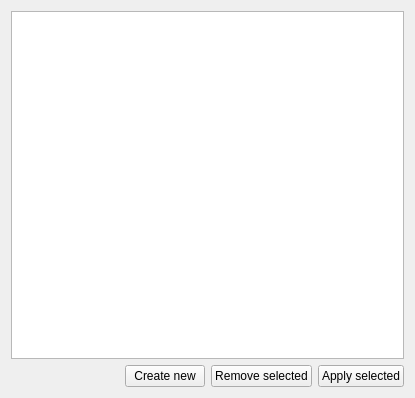
<?xml version="1.0" encoding="UTF-8"?>
<ui version="4.0">
 <class>StashesWidget</class>
 <widget class="QWidget" name="StashesWidget">
  <property name="geometry">
   <rect>
    <x>0</x>
    <y>0</y>
    <width>415</width>
    <height>398</height>
   </rect>
  </property>
  <property name="windowTitle">
   <string>Stashes</string>
  </property>
  <property name="windowIcon">
   <iconset theme="git-stash">
    <normaloff>.</normaloff>.</iconset>
  </property>
  <layout class="QVBoxLayout" name="verticalLayout">
   <item>
    <widget class="QTreeView" name="treeView">
     <property name="contextMenuPolicy">
      <enum>Qt::CustomContextMenu</enum>
     </property>
     <property name="editTriggers">
      <set>QAbstractItemView::NoEditTriggers</set>
     </property>
    </widget>
   </item>
   <item>
    <layout class="QHBoxLayout" name="horizontalLayout_5">
     <item>
      <spacer name="horizontalSpacer_4">
       <property name="orientation">
        <enum>Qt::Horizontal</enum>
       </property>
       <property name="sizeHint" stdset="0">
        <size>
         <width>40</width>
         <height>20</height>
        </size>
       </property>
      </spacer>
     </item>
     <item>
      <widget class="PushButton" name="pushButtonCreateNew">
       <property name="whatsThis">
        <string>&lt;html&gt;&lt;head/&gt;&lt;body&gt;&lt;p&gt;Save your local modifications to a new stash entry and roll them back to HEAD (in the working tree and in the index). The part is optional and gives the description along with the stashed state.&lt;/p&gt;&lt;p&gt;&lt;br/&gt;&lt;/p&gt;&lt;p&gt;&lt;a href=&quot;https://git-scm.com/docs/git-stash#Documentation/git-stash.txt-push-p--patch-k--no-keep-index-u--include-untracked-a--all-q--quiet-m--messageltmessagegt--pathspec-from-fileltfilegt--pathspec-file-nul--ltpathspecgt82308203&quot;&gt;&lt;span style=&quot; text-decoration: underline; color:#2980b9;&quot;&gt;More informations...&lt;/span&gt;&lt;/a&gt;&lt;/p&gt;&lt;/body&gt;&lt;/html&gt;</string>
       </property>
       <property name="text">
        <string>Create new</string>
       </property>
      </widget>
     </item>
     <item>
      <widget class="PushButton" name="pushButtonRemoveSelected">
       <property name="text">
        <string>Remove selected</string>
       </property>
      </widget>
     </item>
     <item>
      <widget class="PushButton" name="pushButtonApply">
       <property name="whatsThis">
        <string>&lt;html&gt;&lt;head/&gt;&lt;body&gt;&lt;p&gt;Apply stash to top of current working directory&lt;/p&gt;&lt;p&gt;&lt;a href=&quot;https://git-scm.com/docs/git-stash#Documentation/git-stash.txt-apply--index-q--quietltstashgt&quot;&gt;&lt;span style=&quot; text-decoration: underline; color:#2980b9;&quot;&gt;More informations...&lt;/span&gt;&lt;/a&gt;&lt;/p&gt;&lt;/body&gt;&lt;/html&gt;</string>
       </property>
       <property name="text">
        <string>Apply selected</string>
       </property>
      </widget>
     </item>
    </layout>
   </item>
  </layout>
 </widget>
 <customwidgets>
  <customwidget>
   <class>PushButton</class>
   <extends>QPushButton</extends>
   <header>core/pushbutton.h</header>
  </customwidget>
 </customwidgets>
 <resources/>
 <connections/>
</ui>
